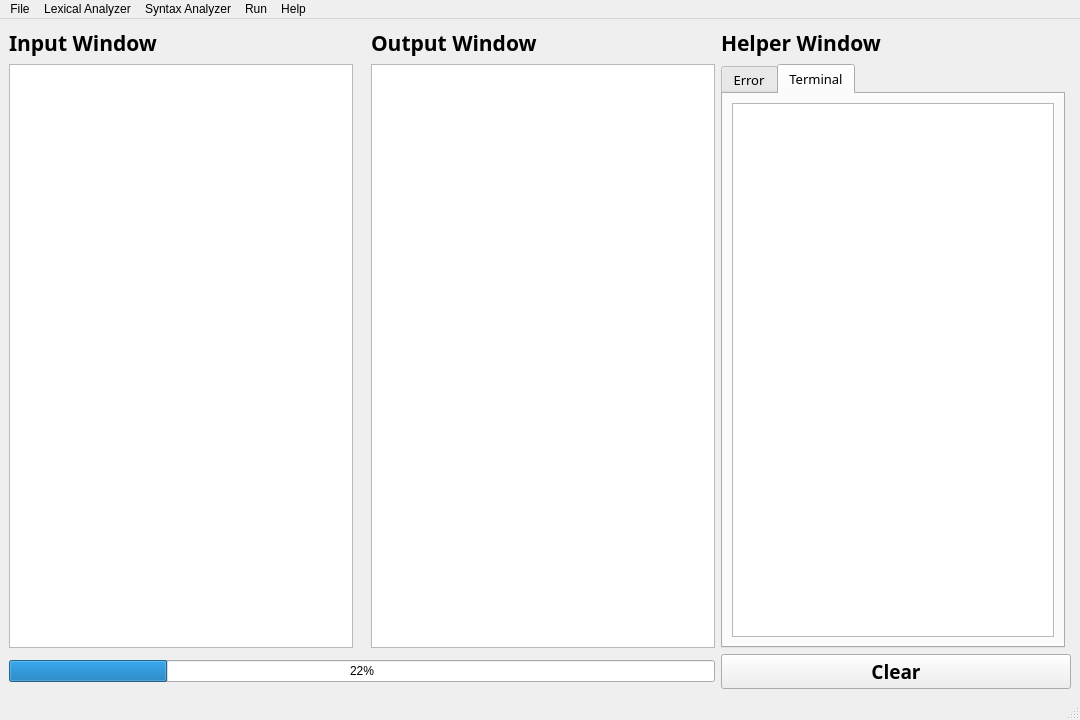
<?xml version="1.0" encoding="UTF-8"?>
<ui version="4.0">
 <class>MainWindow</class>
 <widget class="QMainWindow" name="MainWindow">
  <property name="geometry">
   <rect>
    <x>0</x>
    <y>0</y>
    <width>1080</width>
    <height>720</height>
   </rect>
  </property>
  <property name="windowTitle">
   <string>MainWindow</string>
  </property>
  <widget class="QWidget" name="centralwidget">
   <layout class="QGridLayout" name="gridLayout">
    <item row="1" column="0">
     <widget class="QLabel" name="label">
      <property name="font">
       <font>
        <family>微软雅黑</family>
        <pointsize>16</pointsize>
        <weight>75</weight>
        <bold>true</bold>
       </font>
      </property>
      <property name="text">
       <string>Input Window</string>
      </property>
     </widget>
    </item>
    <item row="1" column="4">
     <widget class="QLabel" name="label_3">
      <property name="font">
       <font>
        <family>微软雅黑</family>
        <pointsize>16</pointsize>
        <weight>75</weight>
        <bold>true</bold>
       </font>
      </property>
      <property name="text">
       <string>Helper Window</string>
      </property>
     </widget>
    </item>
    <item row="1" column="3">
     <widget class="QLabel" name="label_2">
      <property name="font">
       <font>
        <family>微软雅黑</family>
        <pointsize>16</pointsize>
        <weight>75</weight>
        <bold>true</bold>
       </font>
      </property>
      <property name="text">
       <string>Output Window</string>
      </property>
     </widget>
    </item>
    <item row="3" column="0" colspan="4">
     <widget class="QProgressBar" name="progressBar">
      <property name="minimum">
       <number>2</number>
      </property>
      <property name="value">
       <number>24</number>
      </property>
     </widget>
    </item>
    <item row="2" column="3">
     <widget class="QTextBrowser" name="resultText">
      <property name="font">
       <font>
        <family>微软雅黑</family>
        <pointsize>12</pointsize>
       </font>
      </property>
     </widget>
    </item>
    <item row="3" column="4" colspan="2">
     <widget class="QPushButton" name="pushButton">
      <property name="font">
       <font>
        <family>微软雅黑</family>
        <pointsize>14</pointsize>
        <weight>75</weight>
        <bold>true</bold>
       </font>
      </property>
      <property name="text">
       <string>Clear</string>
      </property>
     </widget>
    </item>
    <item row="2" column="4">
     <widget class="QTabWidget" name="tabWidget">
      <property name="font">
       <font>
        <family>黑体</family>
        <pointsize>10</pointsize>
       </font>
      </property>
      <property name="currentIndex">
       <number>1</number>
      </property>
      <widget class="QWidget" name="errorDetector">
       <property name="toolTip">
        <string>&lt;html&gt;&lt;head/&gt;&lt;body&gt;&lt;p&gt;123&lt;/p&gt;&lt;/body&gt;&lt;/html&gt;</string>
       </property>
       <property name="whatsThis">
        <string>&lt;html&gt;&lt;head/&gt;&lt;body&gt;&lt;p&gt;123&lt;/p&gt;&lt;/body&gt;&lt;/html&gt;</string>
       </property>
       <attribute name="title">
        <string>Error</string>
       </attribute>
       <layout class="QGridLayout" name="gridLayout_2">
        <item row="0" column="0">
         <widget class="QTextBrowser" name="errorText">
          <property name="font">
           <font>
            <family>微软雅黑</family>
            <pointsize>10</pointsize>
           </font>
          </property>
          <property name="html">
           <string>&lt;!DOCTYPE HTML PUBLIC &quot;-//W3C//DTD HTML 4.0//EN&quot; &quot;http://www.w3.org/TR/REC-html40/strict.dtd&quot;&gt;
&lt;html&gt;&lt;head&gt;&lt;meta name=&quot;qrichtext&quot; content=&quot;1&quot; /&gt;&lt;style type=&quot;text/css&quot;&gt;
p, li { white-space: pre-wrap; }
&lt;/style&gt;&lt;/head&gt;&lt;body style=&quot; font-family:'微软雅黑','黑体'; font-size:10pt; font-weight:400; font-style:normal;&quot;&gt;
&lt;p style=&quot;-qt-paragraph-type:empty; margin-top:0px; margin-bottom:0px; margin-left:0px; margin-right:0px; -qt-block-indent:0; text-indent:0px; font-family:'Agency FB';&quot;&gt;&lt;br /&gt;&lt;/p&gt;&lt;/body&gt;&lt;/html&gt;</string>
          </property>
         </widget>
        </item>
       </layout>
      </widget>
      <widget class="QWidget" name="symbolTable">
       <attribute name="title">
        <string>Terminal</string>
       </attribute>
       <layout class="QGridLayout" name="gridLayout_3">
        <item row="0" column="0">
         <widget class="QTextEdit" name="terminalText">
          <property name="font">
           <font>
            <family>微软雅黑</family>
            <pointsize>10</pointsize>
           </font>
          </property>
          <property name="html">
           <string>&lt;!DOCTYPE HTML PUBLIC &quot;-//W3C//DTD HTML 4.0//EN&quot; &quot;http://www.w3.org/TR/REC-html40/strict.dtd&quot;&gt;
&lt;html&gt;&lt;head&gt;&lt;meta name=&quot;qrichtext&quot; content=&quot;1&quot; /&gt;&lt;style type=&quot;text/css&quot;&gt;
p, li { white-space: pre-wrap; }
&lt;/style&gt;&lt;/head&gt;&lt;body style=&quot; font-family:'微软雅黑','黑体'; font-size:10pt; font-weight:400; font-style:normal;&quot;&gt;
&lt;p style=&quot;-qt-paragraph-type:empty; margin-top:0px; margin-bottom:0px; margin-left:0px; margin-right:0px; -qt-block-indent:0; text-indent:0px; font-family:'SimSun'; font-size:7pt;&quot;&gt;&lt;br /&gt;&lt;/p&gt;&lt;/body&gt;&lt;/html&gt;</string>
          </property>
         </widget>
        </item>
       </layout>
      </widget>
     </widget>
    </item>
    <item row="2" column="0">
     <widget class="QTextEdit" name="textEdit">
      <property name="font">
       <font>
        <family>微软雅黑</family>
        <pointsize>12</pointsize>
       </font>
      </property>
     </widget>
    </item>
   </layout>
  </widget>
  <widget class="QMenuBar" name="menubar">
   <property name="geometry">
    <rect>
     <x>0</x>
     <y>0</y>
     <width>1080</width>
     <height>21</height>
    </rect>
   </property>
   <widget class="QMenu" name="menuFile">
    <property name="title">
     <string>File</string>
    </property>
    <addaction name="actionNew"/>
    <addaction name="actionOpen"/>
    <addaction name="separator"/>
    <addaction name="actionSave"/>
    <addaction name="actionSave_As"/>
    <addaction name="separator"/>
   </widget>
   <widget class="QMenu" name="menuLexicalAnalyzer">
    <property name="title">
     <string>Lexical Analyzer</string>
    </property>
    <addaction name="actionResult"/>
   </widget>
   <widget class="QMenu" name="menuSyntaxAnalyzer">
    <property name="title">
     <string>Syntax Analyzer</string>
    </property>
    <addaction name="actionSyntax_Result"/>
   </widget>
   <widget class="QMenu" name="menuSemantics_Analyzer">
    <property name="title">
     <string>Run</string>
    </property>
    <addaction name="actionError_Result"/>
    <addaction name="actionGenerate_Quaternion"/>
    <addaction name="actionSemantics_Result"/>
    <addaction name="separator"/>
   </widget>
   <widget class="QMenu" name="menuExamples">
    <property name="title">
     <string>Help</string>
    </property>
    <widget class="QMenu" name="menuExamples_2">
     <property name="title">
      <string>Examples</string>
     </property>
     <addaction name="actionNo_1"/>
     <addaction name="actionNo_2"/>
     <addaction name="actionNo_3"/>
     <addaction name="actionNo_4"/>
    </widget>
    <addaction name="menuExamples_2"/>
    <addaction name="actionInfo"/>
   </widget>
   <addaction name="menuFile"/>
   <addaction name="menuLexicalAnalyzer"/>
   <addaction name="menuSyntaxAnalyzer"/>
   <addaction name="menuSemantics_Analyzer"/>
   <addaction name="menuExamples"/>
  </widget>
  <widget class="QStatusBar" name="statusbar"/>
  <action name="actionSave">
   <property name="text">
    <string>Save</string>
   </property>
  </action>
  <action name="actionSave_As">
   <property name="text">
    <string>Save As</string>
   </property>
  </action>
  <action name="actionOpen">
   <property name="text">
    <string>Open</string>
   </property>
  </action>
  <action name="actionNew">
   <property name="text">
    <string>New</string>
   </property>
  </action>
  <action name="actionResult">
   <property name="text">
    <string>Lexical Result</string>
   </property>
  </action>
  <action name="actionInfo">
   <property name="text">
    <string>Info</string>
   </property>
  </action>
  <action name="actionSyntax_Result">
   <property name="text">
    <string>Syntax Result</string>
   </property>
  </action>
  <action name="actionError_Result">
   <property name="text">
    <string>Error Detector</string>
   </property>
  </action>
  <action name="actionSemantics_Result">
   <property name="text">
    <string>Run Program </string>
   </property>
  </action>
  <action name="actionGenerate_Quaternion">
   <property name="text">
    <string>Generate Quaternion</string>
   </property>
  </action>
  <action name="actionNo_1">
   <property name="text">
    <string>No.1</string>
   </property>
  </action>
  <action name="actionNo_2">
   <property name="text">
    <string>No.2</string>
   </property>
  </action>
  <action name="actionNo_3">
   <property name="text">
    <string>No.3</string>
   </property>
  </action>
  <action name="actionNo_4">
   <property name="text">
    <string>No.4</string>
   </property>
  </action>
 </widget>
 <resources/>
 <connections/>
</ui>
